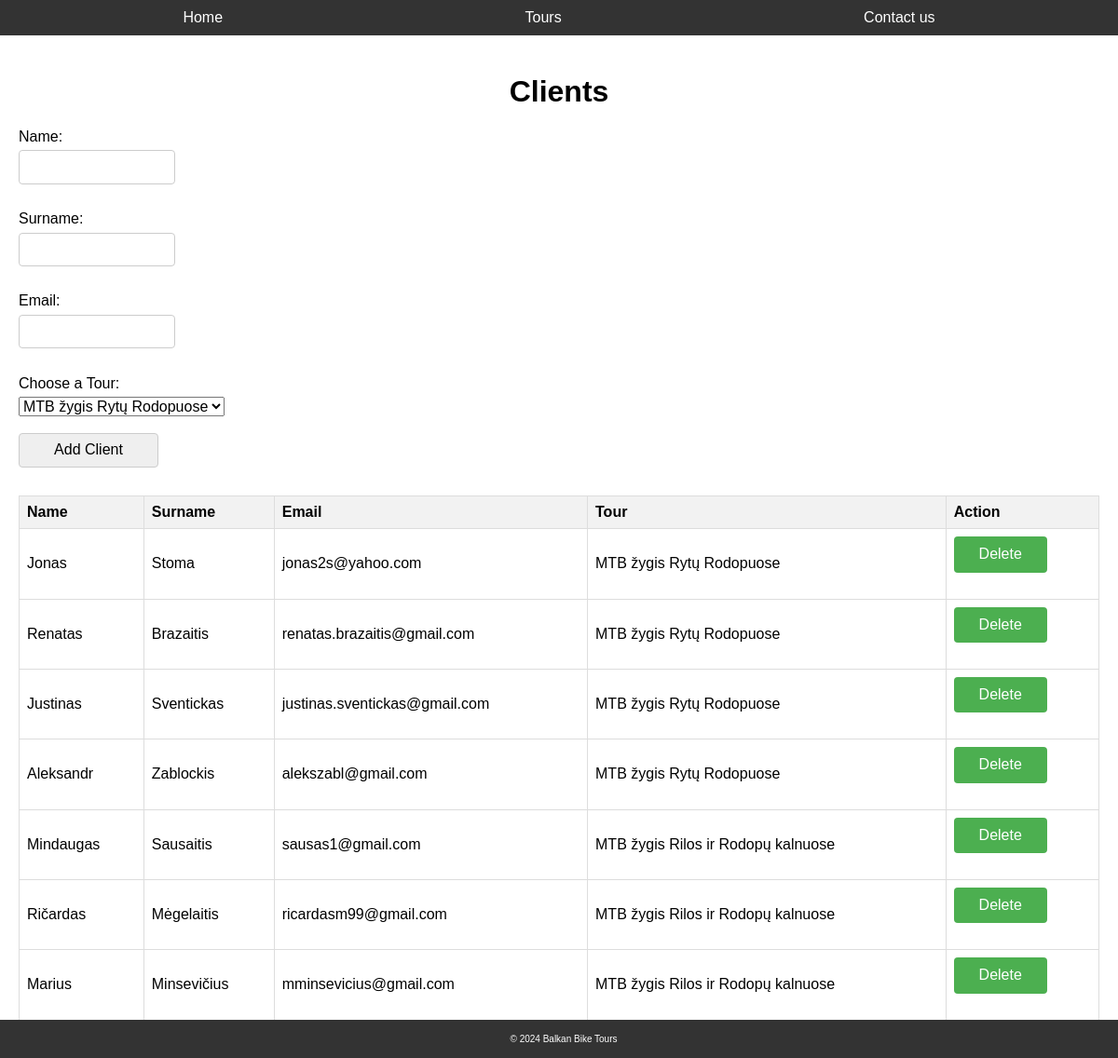
The app's page /clients with its own data.
### models.py (models this page shows)
class Client(Base):
    __tablename__ = 'clients'
    id = Column(Integer, primary_key=True)
    name = Column(String)
    surname = Column(String)
    email = Column(String)
    tour_id = Column(Integer, ForeignKey('tours.id'))
    tour_name = Column(String)
    tour = relationship('Tour', back_populates='clients')

### routes.py (the view, shortened to what this page needs)
@app.route('/clients', methods=['GET', 'POST'])
def clients():
    session = Session() #cia nauja sesija grazina man sarasa su visias klientais
    clients = session.query(Client).all() #gauname is db klientu lista
    tours = session.query(Tour).all()  #gauname turu lista,kuris bus rodomas per selekta
    session.close()
    return render_template('clients.html', clients=clients, tours=tours)

### templates/clients.html (shortened to what this page needs)
{% extends "base.html" %}
{% block content %}
<link rel="stylesheet" href="{{ url_for('static', filename='css/clients.css') }}">
    <h1>Clients</h1>
    <form action="{{ url_for('clients') }}" method="post">
        <label for="name">Name:</label>
        <input type="text" id="name" name="name" required><br>
        <label for="surname">Surname:</label>
        <input type="text" id="surname" name="surname" required><br>
        <label for="email">Email:</label>
        <input type="email" id="email" name="email" required><br>
        <label for="tour">Choose a Tour:</label>
        <select id="tour" name="tour" required>
            {% for tour in tours %}
                <option value="{{ tour.id }}">{{ tour.name }}</option>
            {% endfor %}
        </select><br>
        <input type="submit" value="Add Client">
    </form>
    <table>
        <thead>
            <tr>
                <th>Name</th>
                <th>Surname</th>
                <th>Email</th>
                <th>Tour</th>
                <th>Action</th>
            </tr>
        </thead>
        <tbody>
            {% for client in clients %}
                <tr>
                    <td>{{ client.name }}</td>
                    <td>{{ client.surname }}</td>
                    <td>{{ client.email }}</td>
                    <td>{{ client.tour_name }}</td>
                    <td>
                        <form action="{{ url_for('delete_client', client_id=client.id) }}" method="post">
                            <button type="submit">Delete</button>
                        </form>
                    </td>
                </tr>
            {% endfor %}
        </tbody>
    </table>
{% endblock %}

### static/css/styles.css (style rules this page uses)
body { font-family: Arial, sans-serif; margin: 0; padding: 0; }

### static/css/clients.css (style rules this page uses)
table { width: 100%; border-collapse: collapse; margin-bottom: 20px; }
table th, table td { border: 1px solid #ddd; padding: 8px; text-align: left; }
table th { background-color: #f2f2f2; }
form { display: flex; flex-direction: column; align-items: flex-start; margin-bottom: 20px; }
form label { margin-bottom: 5px; }
form input { width: 150px; padding: 8px; margin-bottom: 10px; border: 1px solid #ccc; border-radius: 4px; }
form button { width: 100px; padding: 10px; background-color: #4CAF50; color: white; border: none; border-radius: 4px; cursor: pointer; }

### records on screen
Client: name "Jonas", surname "Stoma", email "jonas2s@yahoo.com", tour_name "MTB žygis Rytų Rodopuose"
Client: name "Renatas", surname "Brazaitis", email "renatas.brazaitis@gmail.com", tour_name "MTB žygis Rytų Rodopuose"
Client: name "Justinas", surname "Sventickas", email "justinas.sventickas@gmail.com", tour_name "MTB žygis Rytų Rodopuose"
Client: name "Aleksandr", surname "Zablockis", email "alekszabl@gmail.com", tour_name "MTB žygis Rytų Rodopuose"
Client: name "Mindaugas", surname "Sausaitis", email "sausas1@gmail.com", tour_name "MTB žygis Rilos ir Rodopų kalnuose"
Client: name "Ričardas", surname "Mėgelaitis", email "ricardasm99@gmail.com", tour_name "MTB žygis Rilos ir Rodopų kalnuose"
Client: name "Marius", surname "Minsevičius", email "mminsevicius@gmail.com", tour_name "MTB žygis Rilos ir Rodopų kalnuose"

### other values on screen
form field tour "MTB žygis Rytų Rodopuose"
